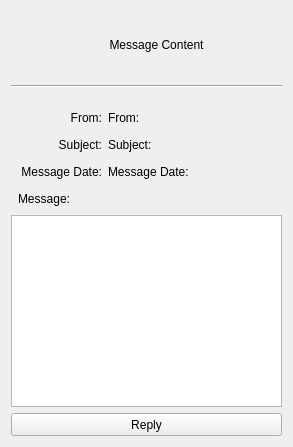
      <widget class="QWidget" name="page_expand_message">
       <layout class="QVBoxLayout" name="verticalLayout_18">
        <item>
         <widget class="QWidget" name="widget_right_menu_expand_table_container_2" native="true">
          <property name="styleSheet">
           <string notr="true">QPushButton {
	background-color: transparent;
	border: none;
}

QPushButton::hover {
	border: 1px solid #44fda2;
}

QPushButton::pressed {
	border: 1px solid #808080;
}</string>
          </property>
          <layout class="QHBoxLayout" name="horizontalLayout_29">
           <item>
            <widget class="QLabel" name="lbl_right_menu_message_content_header_icon">
             <property name="minimumSize">
              <size>
               <width>50</width>
               <height>50</height>
              </size>
             </property>
             <property name="maximumSize">
              <size>
               <width>50</width>
               <height>50</height>
              </size>
             </property>
             <property name="text">
              <string/>
             </property>
             <property name="pixmap">
              <pixmap resource="../icons_source.qrc">:/newSource/icons/messages_2.png</pixmap>
             </property>
             <property name="scaledContents">
              <bool>true</bool>
             </property>
            </widget>
           </item>
           <item>
            <widget class="QLabel" name="lbl_right_menu_message_content_header">
             <property name="minimumSize">
              <size>
               <width>150</width>
               <height>50</height>
              </size>
             </property>
             <property name="maximumSize">
              <size>
               <width>16777215</width>
               <height>50</height>
              </size>
             </property>
             <property name="text">
              <string>Message Content</string>
             </property>
             <property name="alignment">
              <set>Qt::AlignCenter</set>
             </property>
            </widget>
           </item>
           <item>
            <widget class="QPushButton" name="btn_right_menu_close_message_content">
             <property name="minimumSize">
              <size>
               <width>30</width>
               <height>30</height>
              </size>
             </property>
             <property name="maximumSize">
              <size>
               <width>30</width>
               <height>30</height>
              </size>
             </property>
             <property name="cursor">
              <cursorShape>PointingHandCursor</cursorShape>
             </property>
             <property name="toolTip">
              <string>Close</string>
             </property>
             <property name="text">
              <string/>
             </property>
             <property name="icon">
              <iconset resource="../icons_source.qrc">
               <normaloff>:/newSource/icons/close_2.png</normaloff>:/newSource/icons/close_2.png</iconset>
             </property>
             <property name="iconSize">
              <size>
               <width>20</width>
               <height>20</height>
              </size>
             </property>
            </widget>
           </item>
          </layout>
         </widget>
        </item>
        <item>
         <widget class="Line" name="line_right_menu_expand_table_2">
          <property name="minimumSize">
           <size>
            <width>240</width>
            <height>3</height>
           </size>
          </property>
          <property name="maximumSize">
           <size>
            <width>16777215</width>
            <height>3</height>
           </size>
          </property>
          <property name="frameShadow">
           <enum>QFrame::Sunken</enum>
          </property>
          <property name="lineWidth">
           <number>1</number>
          </property>
          <property name="orientation">
           <enum>Qt::Horizontal</enum>
          </property>
         </widget>
        </item>
        <item>
         <spacer name="verticalSpacer_right_menu_fixed_2">
          <property name="orientation">
           <enum>Qt::Vertical</enum>
          </property>
          <property name="sizeType">
           <enum>QSizePolicy::Fixed</enum>
          </property>
          <property name="sizeHint" stdset="0">
           <size>
            <width>20</width>
            <height>13</height>
           </size>
          </property>
         </spacer>
        </item>
        <item>
         <layout class="QHBoxLayout" name="horizontalLayout_30">
          <item>
           <widget class="QLabel" name="lbl_expand_message_from">
            <property name="minimumSize">
             <size>
              <width>91</width>
              <height>21</height>
             </size>
            </property>
            <property name="maximumSize">
             <size>
              <width>91</width>
              <height>21</height>
             </size>
            </property>
            <property name="text">
             <string>From:</string>
            </property>
            <property name="alignment">
             <set>Qt::AlignRight|Qt::AlignTrailing|Qt::AlignVCenter</set>
            </property>
           </widget>
          </item>
          <item>
           <widget class="QLabel" name="lbl_expand_message_from_content">
            <property name="minimumSize">
             <size>
              <width>91</width>
              <height>21</height>
             </size>
            </property>
            <property name="maximumSize">
             <size>
              <width>16777215</width>
              <height>21</height>
             </size>
            </property>
            <property name="text">
             <string>From:</string>
            </property>
           </widget>
          </item>
         </layout>
        </item>
        <item>
         <layout class="QHBoxLayout" name="horizontalLayout_36">
          <item>
           <widget class="QLabel" name="lbl_expand_message_subject">
            <property name="minimumSize">
             <size>
              <width>91</width>
              <height>21</height>
             </size>
            </property>
            <property name="maximumSize">
             <size>
              <width>91</width>
              <height>21</height>
             </size>
            </property>
            <property name="text">
             <string>Subject:</string>
            </property>
            <property name="alignment">
             <set>Qt::AlignRight|Qt::AlignTrailing|Qt::AlignVCenter</set>
            </property>
           </widget>
          </item>
          <item>
           <widget class="QLabel" name="lbl_expand_message_subject_content">
            <property name="minimumSize">
             <size>
              <width>91</width>
              <height>21</height>
             </size>
            </property>
            <property name="maximumSize">
             <size>
              <width>16777215</width>
              <height>21</height>
             </size>
            </property>
            <property name="text">
             <string>Subject:</string>
            </property>
           </widget>
          </item>
         </layout>
        </item>
        <item>
         <layout class="QHBoxLayout" name="horizontalLayout_32">
          <item>
           <widget class="QLabel" name="lbl_expand_message_message_date">
            <property name="minimumSize">
             <size>
              <width>91</width>
              <height>21</height>
             </size>
            </property>
            <property name="maximumSize">
             <size>
              <width>91</width>
              <height>21</height>
             </size>
            </property>
            <property name="text">
             <string>Message Date:</string>
            </property>
            <property name="alignment">
             <set>Qt::AlignRight|Qt::AlignTrailing|Qt::AlignVCenter</set>
            </property>
           </widget>
          </item>
          <item>
           <widget class="QLabel" name="lbl_expand_message_message_date_content">
            <property name="minimumSize">
             <size>
              <width>91</width>
              <height>21</height>
             </size>
            </property>
            <property name="maximumSize">
             <size>
              <width>16777215</width>
              <height>21</height>
             </size>
            </property>
            <property name="text">
             <string>Message Date:</string>
            </property>
           </widget>
          </item>
         </layout>
        </item>
        <item>
         <widget class="QLabel" name="lbl_expand_message_message_header">
          <property name="minimumSize">
           <size>
            <width>91</width>
            <height>21</height>
           </size>
          </property>
          <property name="maximumSize">
           <size>
            <width>16777215</width>
            <height>21</height>
           </size>
          </property>
          <property name="text">
           <string>Message:</string>
          </property>
          <property name="indent">
           <number>7</number>
          </property>
         </widget>
        </item>
        <item>
         <widget class="QTextEdit" name="textEdit_expand_message">
          <property name="readOnly">
           <bool>true</bool>
          </property>
         </widget>
        </item>
        <item>
         <widget class="QPushButton" name="btn_reply_message">
          <property name="minimumSize">
           <size>
            <width>271</width>
            <height>23</height>
           </size>
          </property>
          <property name="maximumSize">
           <size>
            <width>16777215</width>
            <height>23</height>
           </size>
          </property>
          <property name="text">
           <string>Reply</string>
          </property>
          <property name="icon">
           <iconset resource="../icons_source.qrc">
            <normaloff>:/newSource/icons/reply.png</normaloff>:/newSource/icons/reply.png</iconset>
          </property>
         </widget>
        </item>
       </layout>
      </widget>
